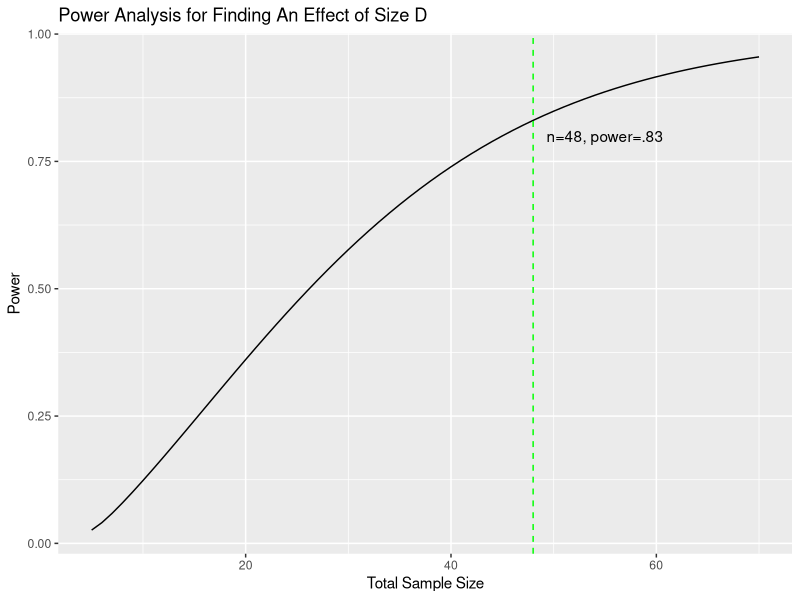
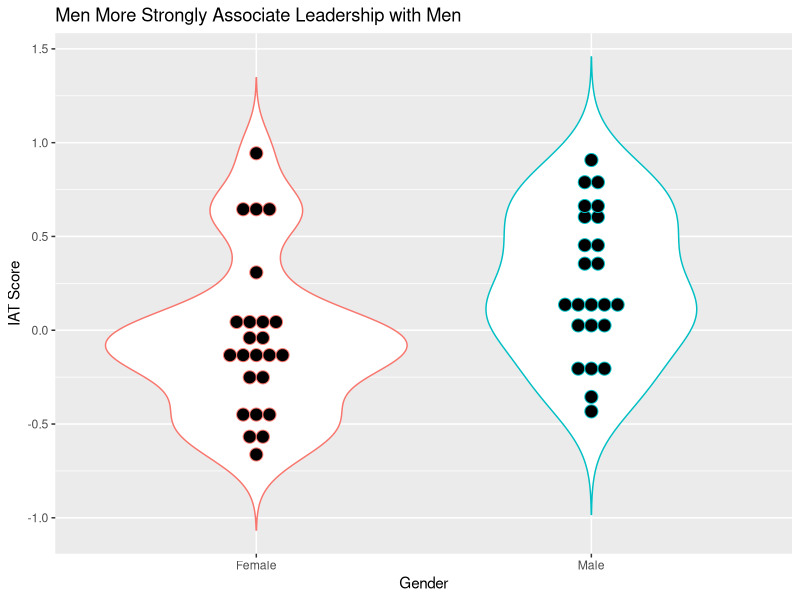
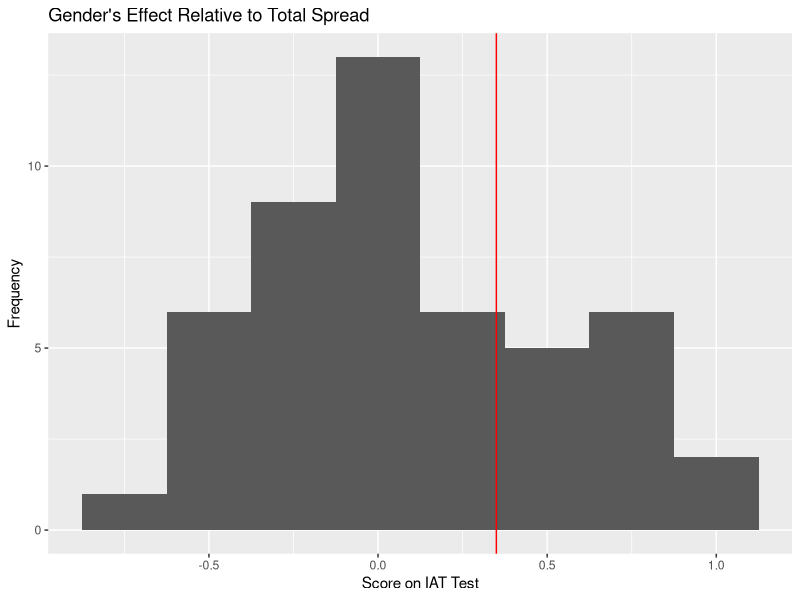
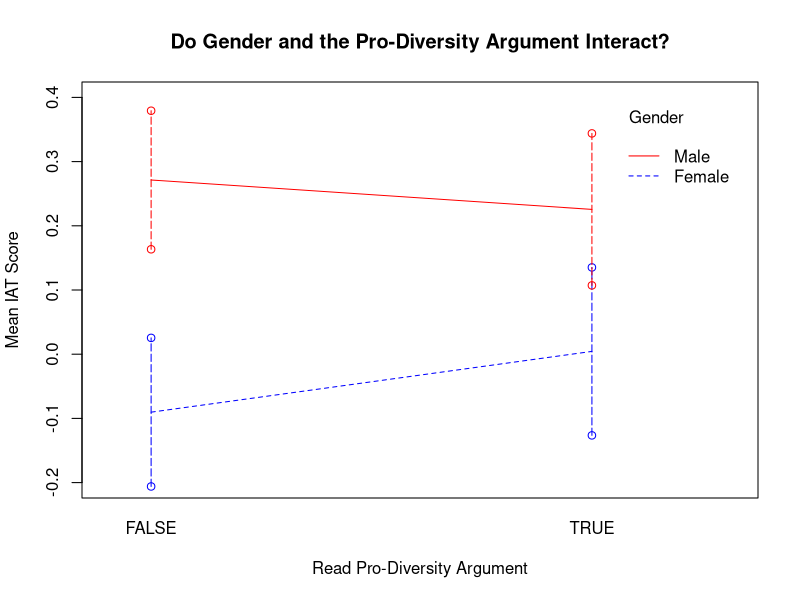
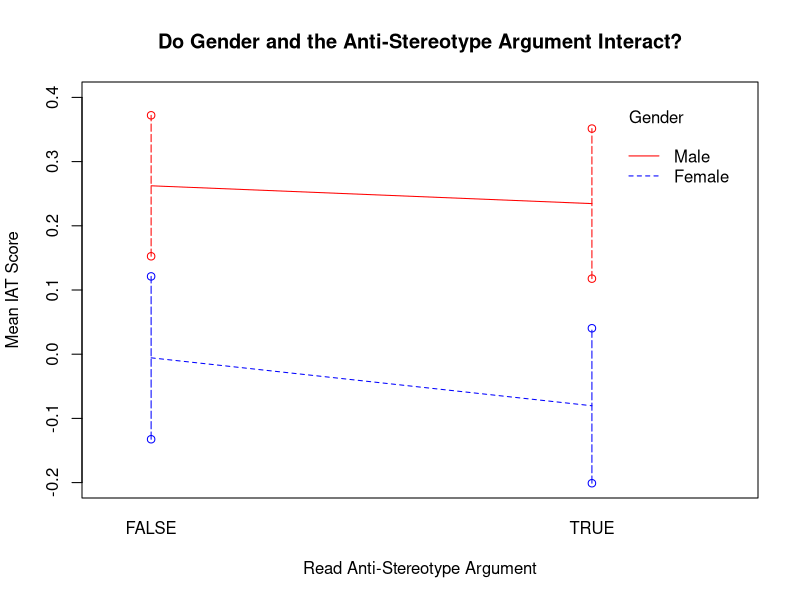
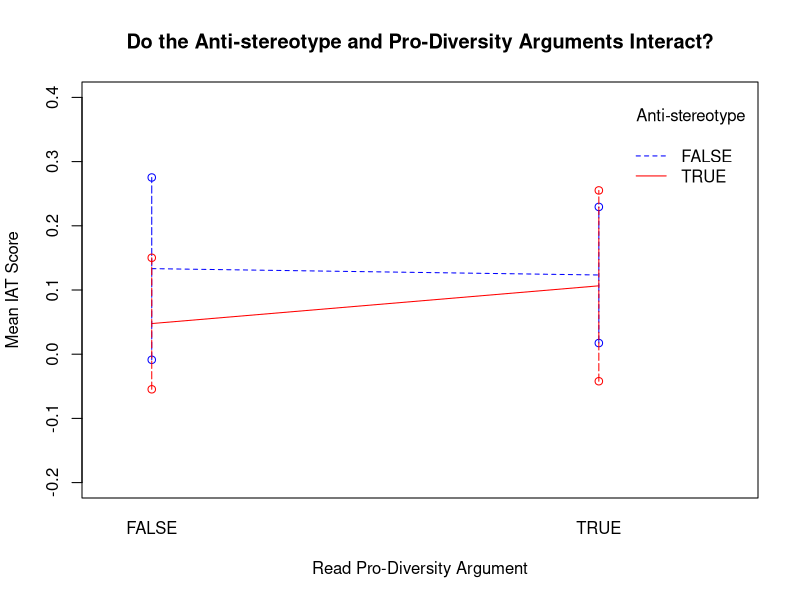
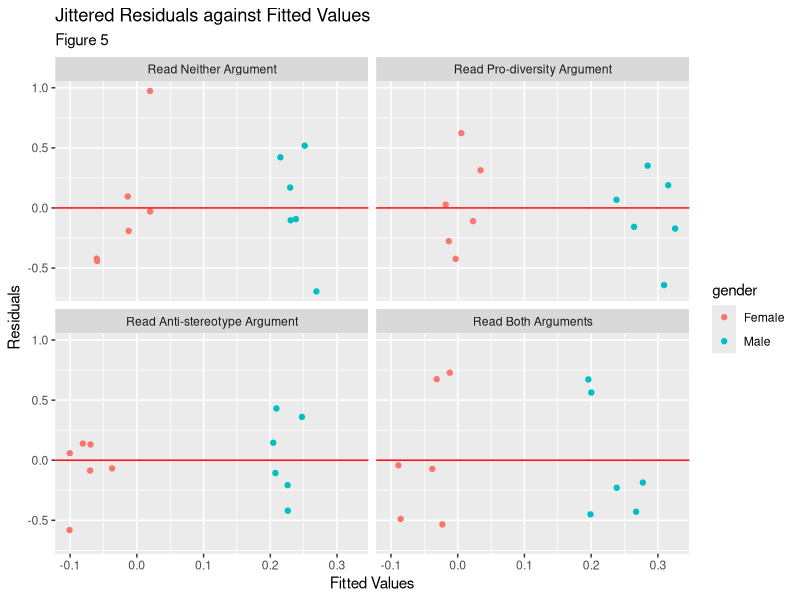
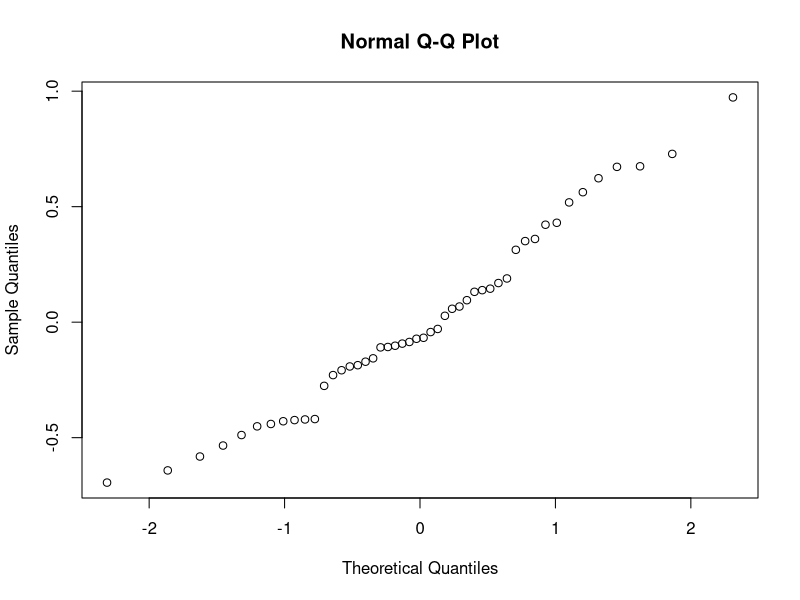

These figures' R source, in order:
## ---- chunk 1
require(tidyverse)
require(lubridate)
require(chron)
## ---- chunk 2
iat_df <- read.csv('./data/clean/iat_scores.csv') %>%
  as_tibble() %>%
  mutate(time = chron(times = time)) %>%
  mutate(factor = as.factor(factor))

levels(iat_df$factor) <- c('Read Neither Argument', 'Read Pro-diversity Argument','Read Anti-stereotype Argument','Read Both Arguments')
## ---- chunk 3
get_power <- function(n, n_tests=3, var_estimate=.1, diff_D=.1){
  df1 <- 1
  df2 <- n - 4
  ncp <- (n/2*diff_D^2)/(2*var_estimate^2)
  alpha <- .05/n_tests # Bonferonni
  critical_value <- qf(p=1-alpha, df1=df1, df2=df2)
  return(pf(q=critical_value,df1=df1, df2=df2, ncp=ncp, lower.tail=FALSE))
}
powers <- sapply(5:70, get_power)
ggplot()+
  geom_line(aes(x=5:70, y=powers))+
  xlab('Total Sample Size')+
  ylab('Power')+
  ggtitle('Power Analysis for Finding An Effect of Size D') +
  geom_vline(xintercept=48, linetype='dashed', color = 'green') +
  annotate('text',55,.8,label='n=48, power=.83')
## ---- chunk 4
iat_df %>%
  dplyr::group_by(factor, gender) %>%
  summarise(mean_score = round(mean(iat_d), 2)) %>%
  rename(Treatment=factor)
## ---- chunk 5
mod <- aov(iat_d ~ prodiversity + antistereotype + gender, data = iat_df)
summary(mod)
## ---- chunk 6
ggplot(iat_df, aes(x=gender, y=iat_d, color=gender)) +
  geom_violin(trim=F, show.legend=F) +
  ggtitle('Men More Strongly Associate Leadership with Men') +
  xlab('Gender') +
  ylab('IAT Score') +
  geom_dotplot(binaxis='y', stackdir='center', binwidth=.07, show.legend=F)
## ---- chunk 7
round(coef(mod)[4],2)
## ---- chunk 8
mid <- median(iat_df$iat_d)
ggplot(iat_df) +
  geom_histogram(aes(iat_d), binwidth=.25) +
  geom_vline(aes(xintercept=mid+.3), color='red') +
  xlab('Score on IAT Test') +
  ylab('Frequency') +
  ggtitle("Gender's Effect Relative to Total Spread")
## ---- chunk 9

se <- function(x){
  return(sqrt(var(x)/length(x)))
}

two_way_interaction_plot <- function(factor1, factor2, response, factor2_name, xlab, title) {
  means=by(response,list(factor1, factor2),mean)
  ses=by(response,list(factor1, factor2), se)
  interaction.plot(x.factor=factor1, trace.factor=factor2, response=response, ylim=c(-.2,.4), col=c('blue','red'), xlab=xlab, trace.label = factor2_name, ylab='Mean IAT Score')
title(title, font=10)
  for (i in 1:length(ses)){
    index = i #
    mean <- means[i]
    se <- ses[i]
    if (i <= 2) {
      lines(c(i,i),c(mean-se,mean+se), col='blue', type='o', lty=5) 
    } else {
      lines(c(i%/%2,i%/%2),c(mean-se,mean+se), col='red', type='o', lty=5) 
    }
  }
}

with(iat_df, {
  two_way_interaction_plot(prodiversity, gender, iat_d, 'Gender', 'Read Pro-Diversity Argument', 'Do Gender and the Pro-Diversity Argument Interact?')
  two_way_interaction_plot(antistereotype, gender, iat_d, 'Gender', 'Read Anti-Stereotype Argument', 'Do Gender and the Anti-Stereotype Argument Interact?')
  two_way_interaction_plot(prodiversity, antistereotype, iat_d, 'Anti-stereotype', 'Read Pro-Diversity Argument', 'Do the Anti-stereotype and Pro-Diversity Arguments Interact?')
})

## ---- chunk 10
fit_resid <- tibble(f = fitted(mod), r = residuals(mod))

ggplot(iat_df, aes(x=fit_resid$f, y=fit_resid$r)) + 
  geom_jitter(width = 0.05, aes(color = gender)) + 
  geom_hline(yintercept = 0, color='red') + 
  ggtitle("Jittered Residuals against Fitted Values") + 
  xlab("Fitted Values") + 
  ylab("Residuals")+
  labs(subtitle = "Figure 5") +
  facet_wrap(~factor)
## ---- chunk 11
qqnorm(fit_resid$r)
## ---- chunk 12
# Is response time determined by when they took the IAT
ggplot(iat_df, aes(x=time, y=fit_resid$r)) + 
  geom_jitter(width = 0.25, aes(color=factor)) + 
  ylab("Residuals") +
  xlab("Time of Trial") +
  ggtitle('Did Time of Trial Affect Residuals?')+
  scale_x_continuous(breaks = c(.4, .6, .8, 1), 
                     labels = c('11 AM', '2 PM', '6 PM', '10 PM'))
## ---- chunk 13
ggplot(iat_df, aes(x=as.factor(cp), y=fit_resid$r)) +
  geom_jitter(width = 0.1,aes(color=factor)) + 
  ylab("Residuals") +
  xlab("Computer") +
  ggtitle('Did Computer Used Affect Residuals?')
